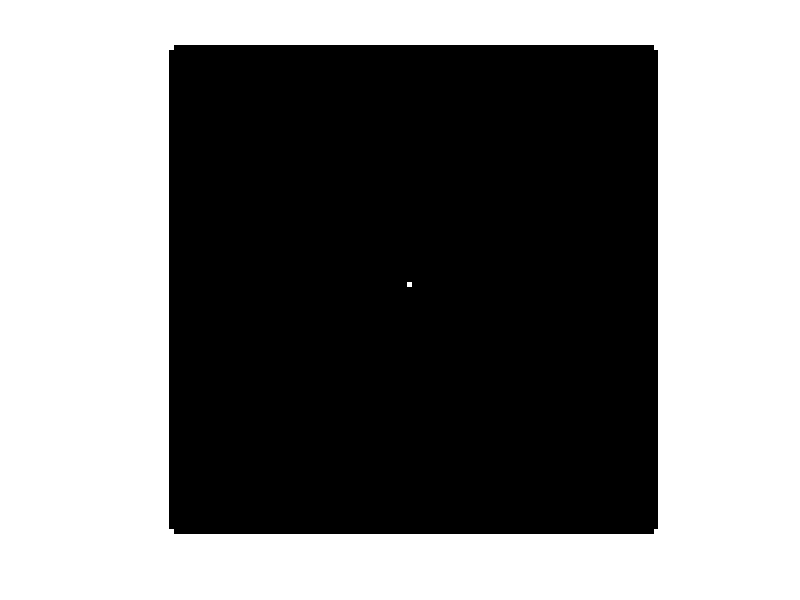
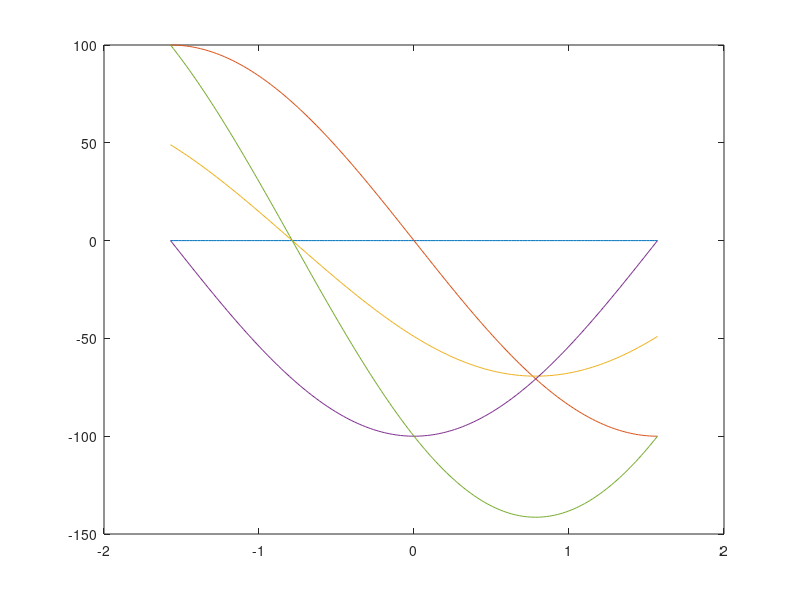
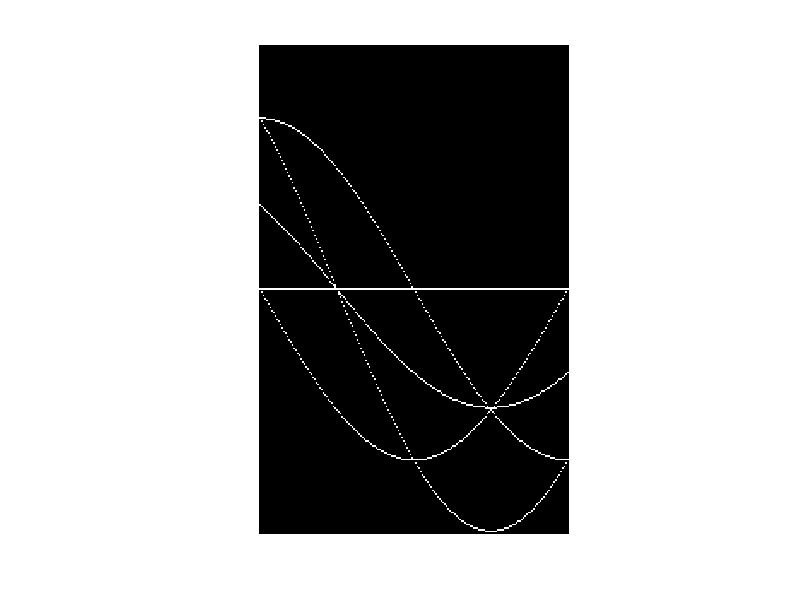

MATLAB code to generate these figures, in order:
clear
% Creating a simple image
im = zeros(101,101);
im(1,1) = 1;
im(1,end) = 1;
im(end,1) = 1;
im(end,end) = 1;
im(floor(end/2),floor(end/2)) = 1;
figure
imshow(im)

theta = ((-90:90)./180) .* pi;
D = sqrt(size(im,1).^2 + size(im,2).^2);
HS = zeros(ceil(2.*D), numel(theta));

[y,x] = find(im); %%nonzero 
y = y - 1;
x = x - 1;


figure
rho = cell(1,numel(x));
%% Calculating the Hough Transform
for i = 1: numel(x)
    rho{i} = x(i).*cos(theta) + y(i).*sin(theta); % [-sqrt(2),sqrt(2)]*D rho interval
    plot(theta,-rho{i})
    hold on
end
%% Creating the Hough Space as an Image
for i = 1:numel(x)
    rho{i} = rho{i} + D; % mapping rho from 0 to 2*sqrt(2)
    rho{i} = floor(rho{i}) + 1;
    for j = 1:numel(rho{i})
        HS(rho{i}(j),j) = HS(rho{i}(j),j) + 1; 
    end
end
figure
imshow(HS)
